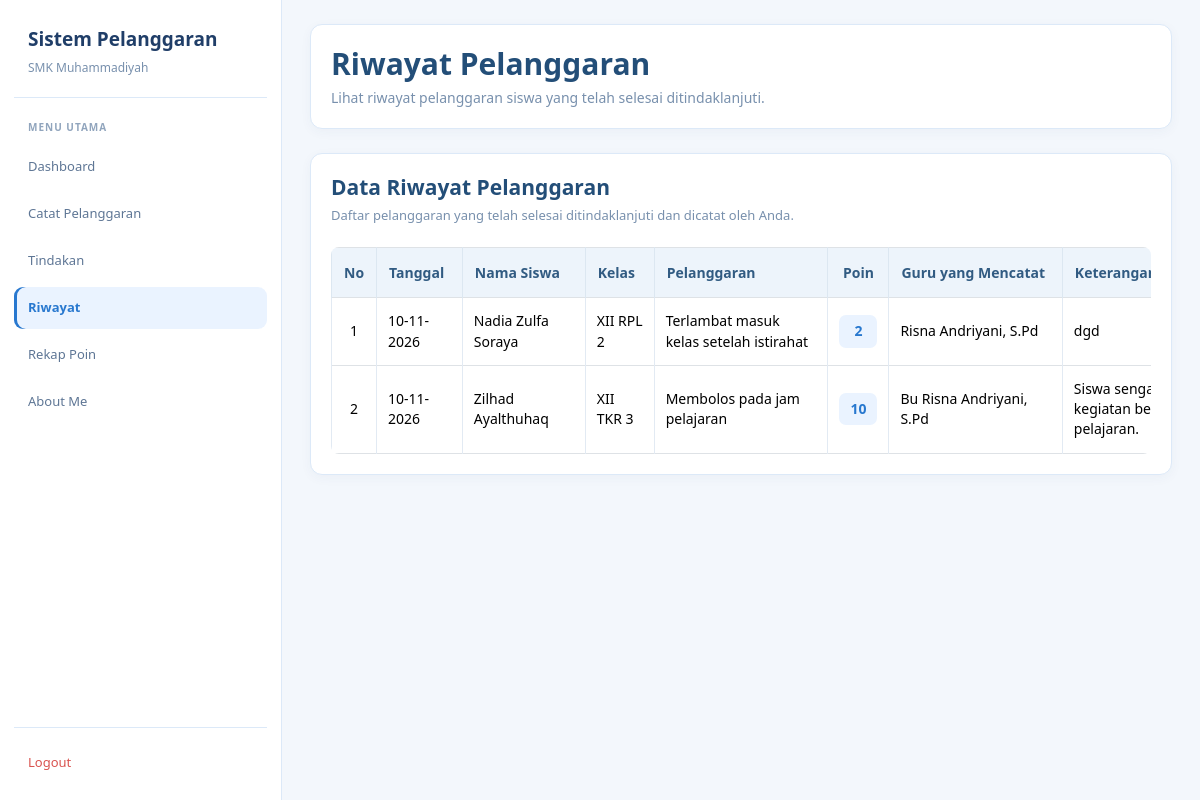
/guru/riwayat.php (signed in), run on an earlier commit of the app's database.
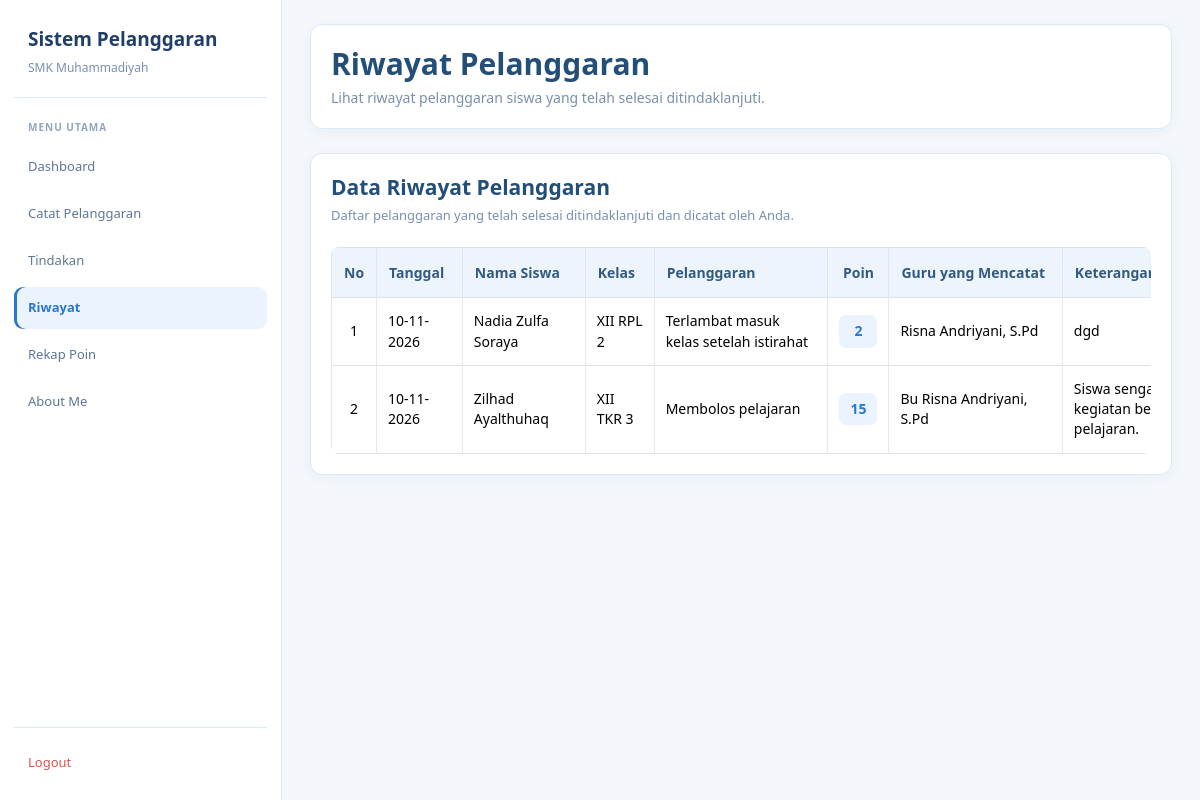
And on a later commit of the database.
### tables this page shows
CREATE TABLE `t_pelanggaran_siswa` (
  `id` int(11) NOT NULL,
  `tahun_ajaran_id` int(11) NOT NULL,
  `siswa_id` int(11) NOT NULL,
  `nama_siswa` varchar(150) NOT NULL,
  `pelanggaran_id` int(11) NOT NULL,
  `nama_pelanggaran` varchar(150) NOT NULL,
  `pelanggaran_kategori_id` int(11) NOT NULL,
  `guru_id` int(11) NOT NULL,
  `nama_guru` varchar(150) NOT NULL,
  `tanggal` date NOT NULL,
  `keterangan` text NOT NULL,
  `poin` int(11) NOT NULL,
  `tindakan` text NOT NULL,
  `status` varchar(30) NOT NULL,
  `created_at` timestamp NOT NULL DEFAULT current_timestamp(),
  `updated_at` timestamp NOT NULL DEFAULT current_timestamp(),
  `kelas_id` int(11) NOT NULL,
  `nama_kelas` varchar(100) NOT NULL
);

### guru/riwayat.php (the view, shortened to what the changed rows need)
<?php
include "../config/koneksi.php";
function e($value) {
    return htmlspecialchars(
        (string)($value ?? ''),
        ENT_QUOTES,
        'UTF-8'
    );
}
$guru_id = (int)($_SESSION['guru_id'] ?? 0);
$tahun_ajaran_id = 0;
$stmt = mysqli_prepare(
    $koneksi,
    "SELECT id
     FROM t_tahun_ajaran
     WHERE status_aktif = 1
     ORDER BY tanggal_mulai DESC, id DESC
     LIMIT 1"
);
if ($stmt) {
    mysqli_stmt_execute($stmt);
    $hasil_tahun = mysqli_stmt_get_result($stmt);
    $data_tahun = mysqli_fetch_assoc($hasil_tahun);
    $tahun_ajaran_id = (int)($data_tahun['id'] ?? 0);
}
$daftar_riwayat = [];
if ($guru_id > 0 && $tahun_ajaran_id > 0) {
    $stmt = mysqli_prepare(
        $koneksi,
        "SELECT
            id,
            tanggal,
            nama_siswa,
            nama_kelas,
            nama_pelanggaran,
            poin,
            nama_guru,
            keterangan,
            tindakan,
            status
         FROM t_pelanggaran_siswa
         WHERE tahun_ajaran_id = ?
           AND guru_id = ?
           AND status = 'Selesai'
         ORDER BY tanggal DESC, id DESC"
    );
    if ($stmt) {
        mysqli_stmt_bind_param(
            $stmt,
            "ii",
            $tahun_ajaran_id,
            $guru_id
        );
        mysqli_stmt_execute($stmt);
        $hasil = mysqli_stmt_get_result($stmt);
        while ($data = mysqli_fetch_assoc($hasil)) {
            $daftar_riwayat[] = $data;
        }
    }
}
?>
<!DOCTYPE html>
<html lang="id">
<head>
    <link href="https://cdn.jsdelivr.net/npm/bootstrap@5.3.8/dist/css/bootstrap.min.css" rel="stylesheet">
    <link href="https://cdn.datatables.net/2.3.4/css/dataTables.bootstrap5.min.css" rel="stylesheet">
</head>
<body>
<main class="main">
    <div class="page-container">
        <section class="card mb-4">
            <div class="card-body">
                <h1 class="judul mb-1">
                    Riwayat Pelanggaran
                </h1>
            </div>
        </section>
        <section class="card">
            <div class="card-body">
                <h2 class="section-title">
                    Data Riwayat Pelanggaran
                </h2>
                <?php if (!empty($daftar_riwayat)): ?>
                    <div class="table-responsive">
                        <table id="tabelRiwayat"
                               class="table table-bordered table-hover align-middle">
                            <thead>
                                <tr>
                                    <th>No</th>
                                    <th>Tanggal</th>
                                    <th>Nama Siswa</th>
                                    <th>Kelas</th>
                                    <th>Pelanggaran</th>
                                    <th>Poin</th>
                                    <th>Guru yang Mencatat</th>
                                    <th>Keterangan</th>
                                </tr>
                            </thead>
                            <tbody>
                                <?php foreach ($daftar_riwayat as $index => $data): ?>
                                    <?php
                                    $tanggal = !empty($data['tanggal'])
                                        ? date('d-m-Y', strtotime($data['tanggal']))
                                        : '-';
                                    ?>
                                    <tr>
                                        <td><?= $index + 1; ?></td>
                                        <td><?= e($tanggal); ?></td>
                                        <td><?= e($data['nama_siswa']); ?></td>
                                        <td><?= e($data['nama_kelas'] ?: '-'); ?></td>
                                        <td><?= e($data['nama_pelanggaran']); ?></td>
                                        <td>
                                            <span class="badge-poin">
                                                <?= (int)$data['poin']; ?>
                                            </span>
                                        </td>
                                        <td><?= e($data['nama_guru'] ?: '-'); ?></td>
                                        <td>
                                            <?= e($data['keterangan'] ?: '-'); ?>
                                        </td>
                                    </tr>
                                <?php endforeach; ?>
                            </tbody>
                        </table>
                    </div>
                <?php endif; ?>
            </div>
        </section>
    </div>
</main>
</body>
</html>

What changed in the data, as far as the page shows it:
changed t_pelanggaran_siswa "Zilhad Ayalthuhaq": nama_pelanggaran "Membolos pada jam pelajaran" → "Membolos pelajaran"; poin "10" → "15"
